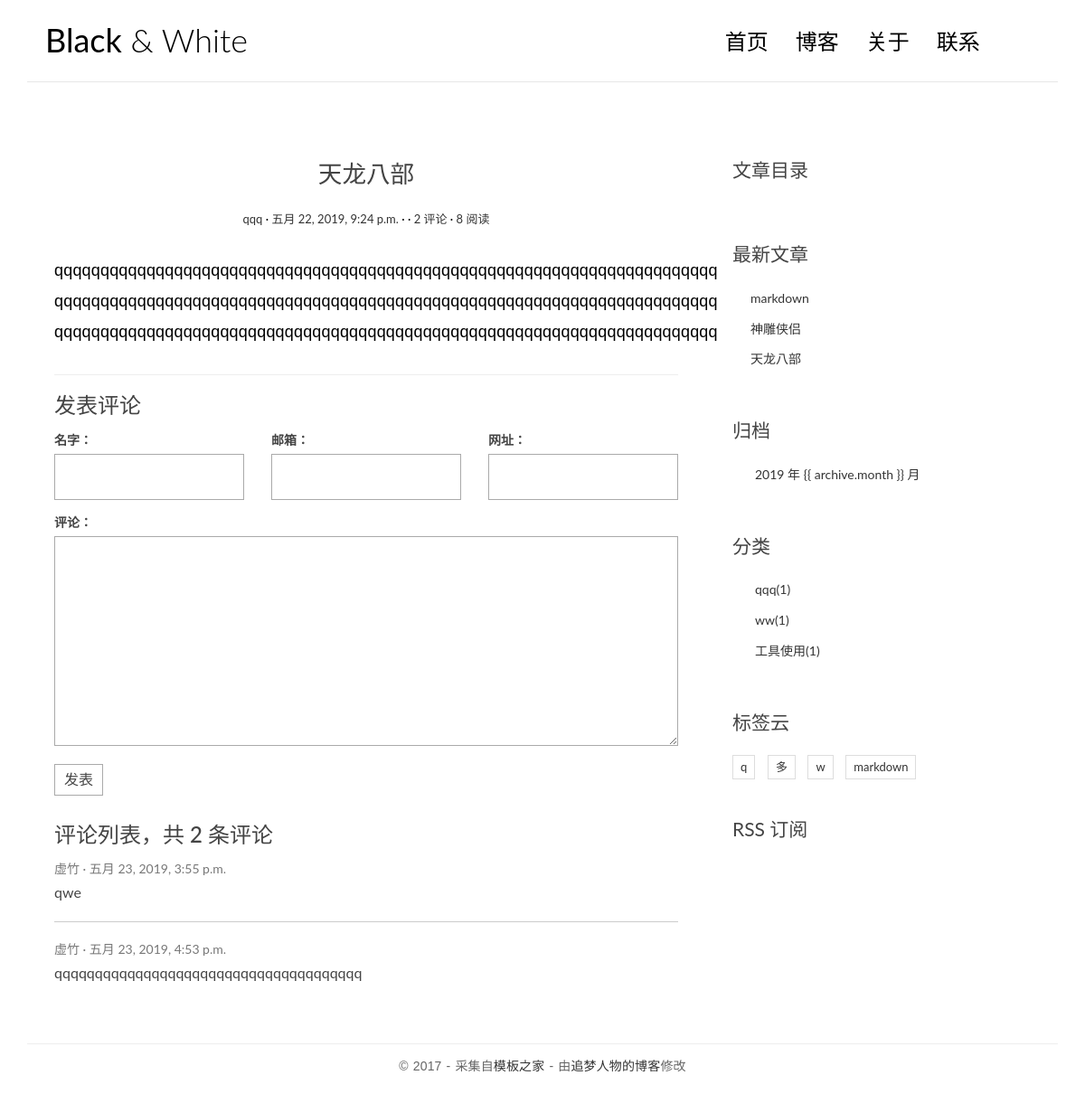
Page /blog/single/1/ on the committed database.
### blog/models.py (models this page shows, shortened)
class Article(models.Model):
    title = models.CharField(max_length=30,verbose_name='文章标题')
    body = models.TextField(verbose_name='文章内容')
    category = models.ForeignKey(Category,on_delete=models.CASCADE,verbose_name='种类')
    create_time = models.DateTimeField(auto_now_add=True,verbose_name='发布时间')
    update_time = models.DateTimeField(auto_now=True,verbose_name='修改时间')
    author = models.ForeignKey(User,on_delete=models.CASCADE,verbose_name='作者')
    tags = models.ManyToManyField(Tag,verbose_name='标签')
    views = models.PositiveIntegerField(default=0,verbose_name='阅读数')

class Category(models.Model):
    title = models.CharField(max_length=30, verbose_name='种类')

class Tag(models.Model):
    title = models.CharField(max_length=30,verbose_name='标签类')

### comments/models.py (models this page shows)
class Comment(models.Model):
    username = models.CharField(max_length=30)
    email = models.EmailField(blank=True, null=True)
    url = models.URLField(blank=True, null=True)
    content = models.CharField(max_length=500)
    article = models.ForeignKey(Article,on_delete=models.CASCADE)
    create_time = models.DateTimeField(auto_now_add=True)

### blog/views.py (the view)
# urls.py: url(r'^single/(\d+)/$', views.single, name='single'),
def single(request,id):
    arcticle =get_object_or_404(Article,pk=id)
    arcticle.views += 1
    arcticle.save()
    mk = markdown.Markdown(extensions=[
        'markdown.extensions.extra',
        'markdown.extensions.codehilite',
        'markdown.extensions.toc',
    ])
    arcticle.body = mk.convert(arcticle.body)
    arcticle.toc = mk.toc
    cf = CommentForm()
    return render(request, 'single.html',locals())

### comments/forms.py
class CommentForm(forms.Form):
    name = forms.CharField(label='输入名字', required=True, widget=forms.TextInput(attrs={'id': 'id_name'}))
    email = forms.EmailField(label='输入邮箱', required=True, widget=forms.EmailInput(attrs={'id': 'id_email'}))
    url = forms.URLField(label='输入个人主页', required=True, widget=forms.URLInput(attrs={'id': 'id_url'}))
    comment = forms.CharField(label='输入评论内容', required=True, widget=forms.Textarea(attrs={'id': 'id_comment'}))

### blog/templatetags/extend_fun.py (called while the page is built)
@register.simple_tag
def getcategorys():
    return Category.objects.all()

@register.simple_tag
def getlatestarticles(num=3):
    return Article.objects.all().order_by('-create_time')[:num]

@register.simple_tag
def getarchives(num=3):
    return Article.objects.dates('create_time', 'month', order='DESC')[:num]

@register.simple_tag
def gettags():
    return Tag.objects.all()

### templates/single.html (shortened to what this page needs)
{% extends 'baes.html' %}
{% block left %}
                <article class="post post-{{ arcticle.id }}">
                    <header class="entry-header">
                        <h1 class="entry-title">{{ arcticle.title }}</h1>
                        <div class="entry-meta">
                            <span class="post-category"><a href="#">{{ arcticle.category.title }}</a></span>
                            <span class="post-date"><a href="#"><time class="entry-date"
                                                                      datetime="2012-11-09T23:15:57+00:00">{{ arcticle.create_time }}</time></a></span>
                            <span class="post-author"><a href="#">{{ arcticle.author.title }}</a></span>
                            <span class="comments-link"><a href="#">{{ arcticle.comment_set.count }} 评论</a></span>
                            <span class="views-count"><a href="#">{{ arcticle.views }} 阅读</a></span>
                        </div>
                    </header>
                    <div class="entry-content clearfix">
                         {{ arcticle.body|safe  }}
                    </div>
                </article>
                <section class="comment-area" id="comment-area">
                    <hr>
                    <h3>发表评论</h3>
                    <form action="{% url 'comments:addcomment' arcticle.id %}" method="post" class="comment-form">
                        <div class="row">
                            <div class="col-md-4">
                                <label for="id_name">名字：</label>
                                {{ cf.name }}
                            </div>
                            <div class="col-md-4">
                                <label for="id_email">邮箱：</label>
                                {{ cf.email }}
                            </div>
                            <div class="col-md-4">
                                <label for="id_url">网址：</label>
                                {{ cf.url }}
                            </div>
                            <div class="col-md-12">
                                <label for="id_comment">评论：</label>
                                {{ cf.comment }}
                                <button type="submit" class="comment-btn">发表</button>
                            </div>
                        </div>
                    </form>
                    <div class="comment-list-panel">
                        <h3>评论列表，共 <span>{{ arcticle.comment_set.count }}</span> 条评论</h3>
                        <ul class="comment-list list-unstyled">
                            {% for i in arcticle.comment_set.all %}
                             <li class="comment-item">
                                <span class="nickname">{{ i.username }}</span>
                                <time class="submit-date" datetime="2012-11-09T23:15:57+00:00">{{ i.create_time }}</time>
                                <div class="text">
                                    {{ i.content }}
                                </div>
                            </li>
                            {% empty %}
                                <li>没有评论</li>
                            {% endfor %}
                        </ul>
                    </div>
                </section>
{% endblock %}
{% block toc %}
   <div class="widget widget-content">
                    <h3 class="widget-title">文章目录</h3>
                </div>
{% endblock %}

### templates/baes.html (shortened to what this page needs)
{% load extend_fun %}
<!DOCTYPE html>
<html lang="en">
<head>
    <link rel="stylesheet" href="/static/css/bootstrap.min.css">
    <link rel="stylesheet" href="http://code.ionicframework.com/ionicons/2.0.1/css/ionicons.min.css">
    <link rel="stylesheet" href="/static/css/pace.css">
    <link rel="stylesheet" href="/static/css/custom.css">
</head>
<body>
<body>
<div class="container">
    <header id="site-header">
        <div class="row">
            <div class="col-md-4 col-sm-5 col-xs-8">
                <div class="logo">
                    <h1><a href="index.html"><b>Black</b> &amp; White</a></h1>
                </div>
            </div>
            <div class="col-md-8 col-sm-7 col-xs-4">
                <nav class="main-nav" role="navigation">
                    <div class="collapse navbar-collapse" id="bs-example-navbar-collapse-1">
                        <ul class="nav navbar-nav navbar-right">
                            <li class="cl-effect-11"><a href="{% url 'blog:index' %}" data-hover="首页">首页</a></li>
                            <li class="cl-effect-11"><a href="full-width.html" data-hover="博客">博客</a></li>
                            <li class="cl-effect-11"><a href="about.html" data-hover="关于">关于</a></li>
                            <li class="cl-effect-11"><a href="{% url 'blog:contacts' %}" data-hover="联系">联系</a></li>
                        </ul>
                    </div>
                </nav>
            </div>
        </div>
    </header>
</div>
<div class="content-body">
    <div class="container">
        <div class="row">
            <main class="col-md-8">
                {% block left %}
                {% endblock %}
            </main>
            <aside class="col-md-4">
                {% block toc %}
                {% endblock %}
                <div class="widget widget-recent-posts">
                    <h3 class="widget-title">最新文章</h3>
                    <ul>
                        {% getlatestarticles as latestarticles %}
                        {% for latestarticle in latestarticles %}
                        <li>
                            <a href="{% url 'blog:single' latestarticle.id %}">{{ latestarticle.title }}</a>
                        </li>
                        {% empty %}
                        <li>还没有文章</li>
                        {% endfor %}
                    </ul>
                </div>
                <div class="widget widget-archives">
                    <h3 class="widget-title">归档</h3>
                    <ul>
                        {% getarchives as archives %}
                        {% for archive in archives %}
                        <li>
                            <a href="{% url 'blog:archives' archive.year archive.month %}">{{ archive.year }} 年 {{
                                archive.month }} 月</a>
                        </li>
                        {% empty %}
                        <li>没有对象</li>
                        {% endfor %}
                    </ul>
                </div>
                <div class="widget widget-category">
                    <h3 class="widget-title">分类</h3>
                    <ul>
                        {% getcategorys as categorys %}
                        {% for category in categorys %}
                        <li>
                            <a href="{% url 'blog:category' category.id %}">{{ category.title }}<span
                                    class="post-count">({{ category.article_set.count }})</span></a>
                        </li>
                        {% endfor %}
                    </ul>
                </div>
                <div class="widget widget-tag-cloud">
                    <h3 class="widget-title">标签云</h3>
                    <ul>
                        {% gettags as tags %}
                        {% for tag in tags %}
                        <li>
                            <a href="{% url 'blog:tag' tag.id %}">{{ tag.title }}</a>
                        </li>
                        {% empty %}
                        <li>没有标签</li>
                        {% endfor %}
                    </ul>
                </div>
                <div class="rss">
                    <a href="{% url 'blog:rss' %}"> RSS 订阅</a>
                </div>
            </aside>
        </div>
    </div>
</div>
<footer id="site-footer">
    <div class="container">
        <div class="row">
            <div class="col-md-12">
                <p class="copyright">&copy 2017 - 采集自<a href="http://www.cssmoban.com/"
                                                        target="_blank" title="模板之家">模板之家</a>
                    - 由<a href="http://zmrenwu.com/" title="网页模板" target="_blank">追梦人物的博客</a>修改
                </p>
            </div>
        </div>
    </div>
</footer>
</body>
</body>
</html>

### static/css/custom.css (style rules this page uses)
* { outline: none; }
h1, h2, h3, h4, h5, h6 { margin-top: 0; }
b { font-weight: 400; }
a { color: #333; }
body { color: #444; font-family: 'Lato', sans-serif; }
p { font-family: 'Ubuntu', sans-serif; font-weight: 400; word-spacing: 1px; letter-spacing: 0.01em; }
#site-header { background-color: #FFF; padding: 25px 20px; margin-bottom: 40px; border-bottom: 1px solid #e7e7e7; }
.logo h1 a { color: #000; }
.logo h1 { margin: 0; font-family: 'Lato', sans-serif; font-weight: 300; }
.main-nav { margin-top: 11px; max-width: 95%; }
.main-nav a { color: #000000 !important; padding: 0 0 5px 0 !important; margin-right: 30px; font-family: 'Lato', sans-serif; font-weight: 300; font-size: 24px; }
.cl-effect-11 a { padding: 10px 0; color: #0972b4; text-shadow: none; }
.cl-effect-11 a::before { position: absolute; top: 0; left: 0; overflow: hidden; padding: 0 0 5px 0 !important; max-width: 0; border-bottom: 1px solid #000; color: #000; content: attr(data-hover); white-space: nowrap; -webkit-transition: max-width 0.5s; -moz-transition: max-width 0.5s; transition: max-width 0.5s; }
.content-body { padding-bottom: 4em; }
.post { background: #fff; padding: 30px 30px 0; }
.entry-title { text-align: center; font-size: 1.9em; margin-bottom: 20px; line-height: 1.6; padding: 10px 20px 0; }
.entry-meta { text-align: center; color: #DDDDDD; font-size: 13px; margin-bottom: 30px; }
.entry-content { font-size: 18px; line-height: 1.9; font-weight: 300; color: #000; }
.post-category::after, .post-date::after, .post-author::after, .comments-link::after { content: ' ·'; color: #000; }
.widget { background: #fff; padding: 30px 0 0; }
.widget-title { font-size: 1.5em; margin-bottom: 20px; line-height: 1.6; padding: 10px 0 0; font-weight: 400; }
.widget-recent-posts ul { padding: 0; margin: 0; padding-left: 20px; }
.widget-recent-posts ul li { list-style-type: none; position: relative; line-height: 170%; margin-bottom: 10px; }
.widget-recent-posts ul li::before { content: '\f3d3'; font-family: "Ionicons"; position: absolute; left: -17px; top: 3px; font-size: 16px; color: #000; }
.widget-archives ul { padding: 0; margin: 0; padding-left: 25px; }
.widget-archives ul li { list-style-type: none; position: relative; line-height: 170%; margin-bottom: 10px; }
.widget-archives ul li::before { content: '\f3f3'; font-family: "Ionicons"; position: absolute; left: -25px; top: 1px; font-size: 16px; color: #000; }
.widget-category ul { padding: 0; margin: 0; padding-left: 25px; }
.widget-category ul li { list-style-type: none; position: relative; line-height: 170%; margin-bottom: 10px; }
.widget-category ul li::before { content: '\f3fe'; font-family: "Ionicons"; position: absolute; left: -25px; top: 1px; font-size: 18px; color: #000; }
.widget-tag-cloud ul { padding: 0; margin: 0; margin-right: -10px; }
.widget-tag-cloud ul li { list-style-type: none; font-size: 13px; display: inline-block; margin-right: 10px; margin-bottom: 10px; padding: 3px 8px; border: 1px solid #ddd; }
.rss { font-size: 21px; margin-top: 30px; }
.rss a { color: #444; }
#site-footer { padding-top: 10px; padding: 0 0 1.5em 0; }
.copyright { text-align: center; padding-top: 1em; margin: 0; border-top: 1px solid #eee; color: #666; }
.contact-form input, .comment-form input { border: 1px solid #aaa; margin-bottom: 15px; width: 100%; padding: 15px 15px; font-size: 16px; line-height: 100%; transition: 0.4s border-color linear; }
.contact-form textarea, .comment-form textarea { border: 1px solid #aaa; margin-bottom: 15px; width: 100%; padding: 15px 15px; font-size: 16px; line-height: 20px !important; min-height: 183px; transition: 0.4s border-color linear; }
.comment-area { padding: 0 30px 0; }
.comment-form { margin-top: 15px; }
.comment-form .comment-btn { background-color: #fff; border: 1px solid #aaa; font-size: 16px; padding: 5px 10px; }
.comment-list-panel { margin-top: 30px; }
.comment-list { margin-top: 15px; }
.comment-item:not(:last-child) { border-bottom: 1px #ccc solid; margin-bottom: 20px; padding-bottom: 20px; }
.comment-item .nickname, .comment-item .submit-date { color: #777; font-size: 14px; }
.comment-item .nickname:after { content: ' ·'; }
.comment-item .text { padding-top: 5px; font-size: 16px; }

### rows in the picture
Article: title "天龙八部", category "qqq", create_time "五月 22, 2019, 9:24 p.m.", comment_set.count "2", views "8", body "qqqqqqqqqqqqqqqqqqqqqqqqqqqqqqqqqqqqqqqqqqqqqqqqqqqqqqqqqqqqqqqqqqqqqqqq qqqqqqqqqqqqqqqqqqqqqqqqqqqqqqqqqqqqqqqqqqqqqqqqqqqqqqqqqqqqqqqqqqqqqqqq qqqqqqqqqqqqqqqqqqqqqqqqqqqqqqqqqqqqqqqqqqqqqqqqqqqqqqqqqqqqqqqqqqqqqqqq"
Comment: username "虚竹", create_time "五月 23, 2019, 3:55 p.m.", content "qwe"
Comment: username "虚竹", create_time "五月 23, 2019, 4:53 p.m.", content "qqqqqqqqqqqqqqqqqqqqqqqqqqqqqqqqqqqqqq"
Article: title "markdown"
Article: title "神雕侠侣"
Category: title "qqq", article_set.count "1"
Category: title "ww", article_set.count "1"
Category: title "工具使用", article_set.count "1"
Tag: title "q"
Tag: title "多"
Tag: title "w"
Tag: title "markdown"

### other values in the picture
{{ archive.year }} "2019"
